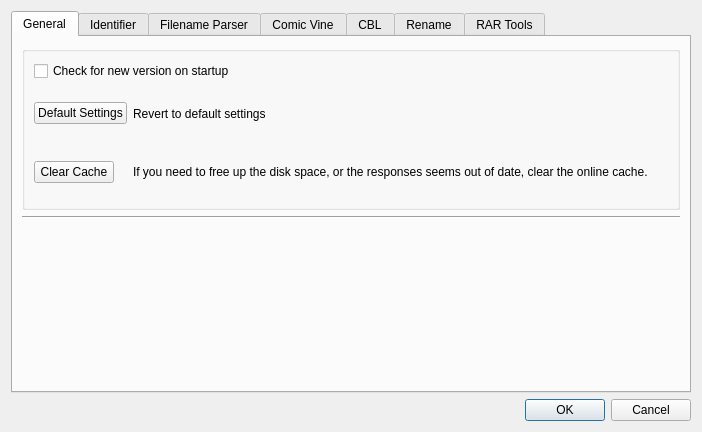
<?xml version="1.0" encoding="UTF-8"?>
<ui version="4.0">
 <class>dialogCreditEditor</class>
 <widget class="QDialog" name="dialogCreditEditor">
  <property name="geometry">
   <rect>
    <x>0</x>
    <y>0</y>
    <width>702</width>
    <height>432</height>
   </rect>
  </property>
  <property name="windowTitle">
   <string>Settings</string>
  </property>
  <property name="sizeGripEnabled">
   <bool>false</bool>
  </property>
  <layout class="QGridLayout" name="gridLayout_2">
   <item row="0" column="0">
    <layout class="QVBoxLayout" name="verticalLayout">
     <item>
      <widget class="QTabWidget" name="tabWidget">
       <property name="sizePolicy">
        <sizepolicy hsizetype="Expanding" vsizetype="Preferred">
         <horstretch>0</horstretch>
         <verstretch>0</verstretch>
        </sizepolicy>
       </property>
       <property name="currentIndex">
        <number>0</number>
       </property>
       <widget class="QWidget" name="tab">
        <attribute name="title">
         <string>General</string>
        </attribute>
        <layout class="QVBoxLayout" name="verticalLayout_2">
         <item>
          <widget class="QGroupBox" name="grpBoxBtns">
           <property name="title">
            <string/>
           </property>
           <layout class="QGridLayout" name="gridLayout_4">
            <item row="1" column="0">
             <widget class="QPushButton" name="btnResetSettings">
              <property name="sizePolicy">
               <sizepolicy hsizetype="Maximum" vsizetype="Fixed">
                <horstretch>0</horstretch>
                <verstretch>0</verstretch>
               </sizepolicy>
              </property>
              <property name="text">
               <string>Default Settings</string>
              </property>
             </widget>
            </item>
            <item row="1" column="1">
             <widget class="QLabel" name="lblDefaultSettings">
              <property name="sizePolicy">
               <sizepolicy hsizetype="Expanding" vsizetype="Expanding">
                <horstretch>0</horstretch>
                <verstretch>0</verstretch>
               </sizepolicy>
              </property>
              <property name="text">
               <string>Revert to default settings</string>
              </property>
              <property name="wordWrap">
               <bool>true</bool>
              </property>
             </widget>
            </item>
            <item row="2" column="0">
             <widget class="QPushButton" name="btnClearCache">
              <property name="sizePolicy">
               <sizepolicy hsizetype="Maximum" vsizetype="Fixed">
                <horstretch>0</horstretch>
                <verstretch>0</verstretch>
               </sizepolicy>
              </property>
              <property name="text">
               <string>Clear Cache</string>
              </property>
             </widget>
            </item>
            <item row="2" column="1">
             <widget class="QLabel" name="label_2">
              <property name="sizePolicy">
               <sizepolicy hsizetype="Expanding" vsizetype="Expanding">
                <horstretch>0</horstretch>
                <verstretch>0</verstretch>
               </sizepolicy>
              </property>
              <property name="text">
               <string>If you need to free up the disk space, or the responses seems out of date, clear the online cache.</string>
              </property>
              <property name="wordWrap">
               <bool>true</bool>
              </property>
             </widget>
            </item>
            <item row="0" column="0" colspan="2">
             <widget class="QCheckBox" name="cbxCheckForNewVersion">
              <property name="text">
               <string>Check for new version on startup</string>
              </property>
             </widget>
            </item>
           </layout>
          </widget>
         </item>
         <item>
          <widget class="Line" name="line_3">
           <property name="orientation">
            <enum>Qt::Horizontal</enum>
           </property>
          </widget>
         </item>
         <item>
          <spacer name="verticalSpacer">
           <property name="orientation">
            <enum>Qt::Vertical</enum>
           </property>
           <property name="sizeHint" stdset="0">
            <size>
             <width>20</width>
             <height>40</height>
            </size>
           </property>
          </spacer>
         </item>
        </layout>
       </widget>
       <widget class="QWidget" name="tab_2">
        <attribute name="title">
         <string>Identifier</string>
        </attribute>
        <layout class="QGridLayout" name="gridLayout_3">
         <item row="0" column="0">
          <widget class="QLabel" name="label_5">
           <property name="text">
            <string>&lt;html&gt;&lt;head/&gt;&lt;body&gt;&lt;p&gt;These settings are for the automatic issue identifier which searches online for matches. They will not affect &amp;quot;manual&amp;quot; searching.&lt;/p&gt;&lt;p&gt;Hover the mouse over an entry field for more info.&lt;/p&gt;&lt;/body&gt;&lt;/html&gt;</string>
           </property>
           <property name="wordWrap">
            <bool>true</bool>
           </property>
          </widget>
         </item>
         <item row="1" column="0">
          <widget class="Line" name="line_2">
           <property name="orientation">
            <enum>Qt::Horizontal</enum>
           </property>
          </widget>
         </item>
         <item row="2" column="0">
          <layout class="QFormLayout" name="formLayout_2">
           <property name="fieldGrowthPolicy">
            <enum>QFormLayout::AllNonFixedFieldsGrow</enum>
           </property>
           <item row="0" column="0">
            <widget class="QLabel" name="label_3">
             <property name="toolTip">
              <string/>
             </property>
             <property name="text">
              <string>Default Name Length Match Tolerance:</string>
             </property>
            </widget>
           </item>
           <item row="0" column="1">
            <widget class="QLineEdit" name="leNameLengthDeltaThresh">
             <property name="sizePolicy">
              <sizepolicy hsizetype="Maximum" vsizetype="Fixed">
               <horstretch>0</horstretch>
               <verstretch>0</verstretch>
              </sizepolicy>
             </property>
             <property name="maximumSize">
              <size>
               <width>50</width>
               <height>16777215</height>
              </size>
             </property>
             <property name="toolTip">
              <string/>
             </property>
            </widget>
           </item>
           <item row="1" column="0">
            <widget class="QLabel" name="label_4">
             <property name="text">
              <string>Publisher Blacklist:</string>
             </property>
            </widget>
           </item>
           <item row="1" column="1">
            <widget class="QPlainTextEdit" name="tePublisherBlacklist">
             <property name="sizePolicy">
              <sizepolicy hsizetype="Expanding" vsizetype="Expanding">
               <horstretch>0</horstretch>
               <verstretch>0</verstretch>
              </sizepolicy>
             </property>
            </widget>
           </item>
          </layout>
         </item>
        </layout>
       </widget>
       <widget class="QWidget" name="tab_6">
        <attribute name="title">
         <string>Filename Parser</string>
        </attribute>
        <widget class="QCheckBox" name="cbxParseScanInfo">
         <property name="geometry">
          <rect>
           <x>30</x>
           <y>30</y>
           <width>421</width>
           <height>25</height>
          </rect>
         </property>
         <property name="text">
          <string>Parse Scan Info From Filename (Experimental)</string>
         </property>
        </widget>
       </widget>
       <widget class="QWidget" name="tab_3">
        <attribute name="title">
         <string>Comic Vine</string>
        </attribute>
        <layout class="QVBoxLayout" name="verticalLayout_4">
         <item>
          <widget class="QGroupBox" name="grpBoxCVTop">
           <property name="sizePolicy">
            <sizepolicy hsizetype="Preferred" vsizetype="Preferred">
             <horstretch>0</horstretch>
             <verstretch>0</verstretch>
            </sizepolicy>
           </property>
           <layout class="QVBoxLayout" name="verticalLayout_5">
            <item>
             <layout class="QVBoxLayout" name="verticalLayout_3">
              <item>
               <widget class="QCheckBox" name="cbxUseSeriesStartAsVolume">
                <property name="text">
                 <string>Use Series Start Date as Volume</string>
                </property>
               </widget>
              </item>
              <item>
               <widget class="QCheckBox" name="cbxClearFormBeforePopulating">
                <property name="text">
                 <string>Clear Form Before Importing Comic Vine data</string>
                </property>
               </widget>
              </item>
              <item>
               <widget class="QCheckBox" name="cbxRemoveHtmlTables">
                <property name="text">
                 <string>Remove HTML tables from CV summary field</string>
                </property>
               </widget>
              </item>
              <item>
               <widget class="QCheckBox" name="cbxTransformCVPublisherImprint">
                <property name="text">
                 <string>Transform CV Imprint as Publisher to Publisher/Imprint fields</string>
                </property>
               </widget>
              </item>
             </layout>
            </item>
           </layout>
          </widget>
         </item>
         <item>
          <widget class="Line" name="line_4">
           <property name="sizePolicy">
            <sizepolicy hsizetype="Expanding" vsizetype="Fixed">
             <horstretch>0</horstretch>
             <verstretch>0</verstretch>
            </sizepolicy>
           </property>
           <property name="orientation">
            <enum>Qt::Horizontal</enum>
           </property>
          </widget>
         </item>
         <item>
          <widget class="QGroupBox" name="grpBoxKey">
           <property name="sizePolicy">
            <sizepolicy hsizetype="Preferred" vsizetype="Preferred">
             <horstretch>0</horstretch>
             <verstretch>0</verstretch>
            </sizepolicy>
           </property>
           <layout class="QGridLayout" name="gridLayout_8">
            <item row="1" column="1">
             <widget class="QLineEdit" name="leKey">
              <property name="sizePolicy">
               <sizepolicy hsizetype="MinimumExpanding" vsizetype="Maximum">
                <horstretch>0</horstretch>
                <verstretch>0</verstretch>
               </sizepolicy>
              </property>
              <property name="readOnly">
               <bool>false</bool>
              </property>
             </widget>
            </item>
            <item row="1" column="0">
             <widget class="QLabel" name="label_8">
              <property name="sizePolicy">
               <sizepolicy hsizetype="Preferred" vsizetype="Preferred">
                <horstretch>0</horstretch>
                <verstretch>0</verstretch>
               </sizepolicy>
              </property>
              <property name="minimumSize">
               <size>
                <width>120</width>
                <height>0</height>
               </size>
              </property>
              <property name="maximumSize">
               <size>
                <width>200</width>
                <height>16777215</height>
               </size>
              </property>
              <property name="text">
               <string>Comic Vine API Key</string>
              </property>
             </widget>
            </item>
            <item row="0" column="0" colspan="3">
             <widget class="QLabel" name="lblKeyHelp">
              <property name="sizePolicy">
               <sizepolicy hsizetype="Expanding" vsizetype="MinimumExpanding">
                <horstretch>0</horstretch>
                <verstretch>0</verstretch>
               </sizepolicy>
              </property>
              <property name="text">
               <string>&lt;html&gt;&lt;head/&gt;&lt;body&gt;&lt;p&gt;A personal API key from &lt;a href=&quot;http://www.comicvine.com/api/&quot;&gt;&lt;span style=&quot; text-decoration: underline; color:#0000ff;&quot;&gt;Comic Vine&lt;/span&gt;&lt;/a&gt; is recommended in order to search for tag data. Login (or create a new account) there to get your key, and enter it below.&lt;/p&gt;&lt;/body&gt;&lt;/html&gt;</string>
              </property>
              <property name="textFormat">
               <enum>Qt::RichText</enum>
              </property>
              <property name="alignment">
               <set>Qt::AlignBottom|Qt::AlignLeading|Qt::AlignLeft</set>
              </property>
              <property name="wordWrap">
               <bool>true</bool>
              </property>
              <property name="openExternalLinks">
               <bool>true</bool>
              </property>
              <property name="textInteractionFlags">
               <set>Qt::LinksAccessibleByKeyboard|Qt::LinksAccessibleByMouse</set>
              </property>
             </widget>
            </item>
            <item row="1" column="2">
             <widget class="QPushButton" name="btnTestKey">
              <property name="text">
               <string>Test Key</string>
              </property>
             </widget>
            </item>
           </layout>
          </widget>
         </item>
         <item>
          <spacer name="verticalSpacer_3">
           <property name="orientation">
            <enum>Qt::Vertical</enum>
           </property>
           <property name="sizeHint" stdset="0">
            <size>
             <width>20</width>
             <height>40</height>
            </size>
           </property>
          </spacer>
         </item>
        </layout>
       </widget>
       <widget class="QWidget" name="tab_4">
        <attribute name="title">
         <string>CBL</string>
        </attribute>
        <layout class="QGridLayout" name="gridLayout_6">
         <item row="0" column="0">
          <widget class="QCheckBox" name="cbxApplyCBLTransformOnCVIMport">
           <property name="text">
            <string>Apply CBL Transforms on ComicVine Import</string>
           </property>
          </widget>
         </item>
         <item row="1" column="0">
          <widget class="QCheckBox" name="cbxApplyCBLTransformOnBatchOperation">
           <property name="text">
            <string>Apply CBL Transforms on Batch Copy Operations to CBL Tags</string>
           </property>
          </widget>
         </item>
         <item row="3" column="0">
          <widget class="QGroupBox" name="groupBox">
           <property name="sizePolicy">
            <sizepolicy hsizetype="Preferred" vsizetype="MinimumExpanding">
             <horstretch>0</horstretch>
             <verstretch>0</verstretch>
            </sizepolicy>
           </property>
           <property name="title">
            <string>CBL Transforms</string>
           </property>
           <widget class="QWidget" name="layoutWidget">
            <property name="geometry">
             <rect>
              <x>11</x>
              <y>21</y>
              <width>251</width>
              <height>199</height>
             </rect>
            </property>
            <layout class="QGridLayout" name="gridLayout_7">
             <item row="3" column="0">
              <widget class="QCheckBox" name="cbxCopyLocationsToTags">
               <property name="text">
                <string>Copy Locations to Generic Tags</string>
               </property>
              </widget>
             </item>
             <item row="0" column="0">
              <widget class="QCheckBox" name="cbxAssumeLoneCreditIsPrimary">
               <property name="text">
                <string>Assume Lone Credit Is Primary</string>
               </property>
              </widget>
             </item>
             <item row="1" column="0">
              <widget class="QCheckBox" name="cbxCopyCharactersToTags">
               <property name="text">
                <string>Copy Characters to Generic Tags</string>
               </property>
              </widget>
             </item>
             <item row="2" column="0">
              <widget class="QCheckBox" name="cbxCopyTeamsToTags">
               <property name="text">
                <string>Copy Teams to Generic Tags</string>
               </property>
              </widget>
             </item>
             <item row="5" column="0">
              <widget class="QCheckBox" name="cbxCopyNotesToComments">
               <property name="text">
                <string>Copy Notes to Comments</string>
               </property>
              </widget>
             </item>
             <item row="6" column="0">
              <widget class="QCheckBox" name="cbxCopyWebLinkToComments">
               <property name="text">
                <string>Copy Web Link to Comments</string>
               </property>
              </widget>
             </item>
             <item row="4" column="0">
              <widget class="QCheckBox" name="cbxCopyStoryArcsToTags">
               <property name="text">
                <string>Copy Story Arcs to Generic Tags</string>
               </property>
              </widget>
             </item>
            </layout>
           </widget>
          </widget>
         </item>
         <item row="2" column="0">
          <spacer name="verticalSpacer_2">
           <property name="orientation">
            <enum>Qt::Vertical</enum>
           </property>
           <property name="sizeType">
            <enum>QSizePolicy::Fixed</enum>
           </property>
           <property name="sizeHint" stdset="0">
            <size>
             <width>20</width>
             <height>10</height>
            </size>
           </property>
          </spacer>
         </item>
        </layout>
       </widget>
       <widget class="QWidget" name="tab_5">
        <attribute name="title">
         <string>Rename</string>
        </attribute>
        <layout class="QGridLayout" name="gridLayout_5">
         <item row="0" column="0">
          <layout class="QFormLayout" name="formLayout_3">
           <property name="fieldGrowthPolicy">
            <enum>QFormLayout::AllNonFixedFieldsGrow</enum>
           </property>
           <item row="1" column="0">
            <widget class="QLabel" name="label">
             <property name="text">
              <string>Template:</string>
             </property>
            </widget>
           </item>
           <item row="1" column="1">
            <widget class="QLineEdit" name="leRenameTemplate">
             <property name="toolTip">
              <string>&lt;html&gt;&lt;head/&gt;&lt;body&gt;&lt;p&gt;The template for the new filename. Accepts the following variables:&lt;/p&gt;&lt;p&gt;%series%&lt;br/&gt;%issue%&lt;br/&gt;%volume%&lt;br/&gt;%issuecount%&lt;br/&gt;%year%&lt;br/&gt;%month%&lt;br/&gt;%month_name%&lt;br/&gt;%publisher%&lt;br/&gt;%title%&lt;br/&gt;
%genre%&lt;br/&gt;
%language_code%&lt;br/&gt;
%criticalrating%&lt;br/&gt;
%alternateseries%&lt;br/&gt;
%alternatenumber%&lt;br/&gt;
%alternatecount%&lt;br/&gt;
%imprint%&lt;br/&gt;
%format%&lt;br/&gt;
%maturityrating%&lt;br/&gt;
%storyarc%&lt;br/&gt;
%seriesgroup%&lt;br/&gt;
%scaninfo%
&lt;/p&gt;&lt;p&gt;Examples:&lt;/p&gt;&lt;p&gt;&lt;span style=&quot; font-style:italic;&quot;&gt;%series% %issue% (%year%)&lt;/span&gt;&lt;br/&gt;&lt;span style=&quot; font-style:italic;&quot;&gt;%series% #%issue% - %title%&lt;/span&gt;&lt;/p&gt;&lt;/body&gt;&lt;/html&gt;</string>
             </property>
            </widget>
           </item>
           <item row="2" column="0">
            <widget class="QLabel" name="label_6">
             <property name="text">
              <string>Issue # Zero Padding</string>
             </property>
            </widget>
           </item>
           <item row="2" column="1">
            <widget class="QLineEdit" name="leIssueNumPadding">
             <property name="sizePolicy">
              <sizepolicy hsizetype="Maximum" vsizetype="Fixed">
               <horstretch>0</horstretch>
               <verstretch>0</verstretch>
              </sizepolicy>
             </property>
             <property name="maximumSize">
              <size>
               <width>50</width>
               <height>16777215</height>
              </size>
             </property>
             <property name="toolTip">
              <string>&lt;html&gt;&lt;head/&gt;&lt;body&gt;&lt;p&gt;&lt;span style=&quot; font-weight:600;&quot;&gt;Issue # Zero Padding&lt;/span&gt; dictates if the issue number should be padded on left with zeros.  A value of 2, for example, means that the number will always be at least two digits.&lt;/p&gt;&lt;/body&gt;&lt;/html&gt;</string>
             </property>
            </widget>
           </item>
           <item row="3" column="0" colspan="2">
            <widget class="QCheckBox" name="cbxSmartCleanup">
             <property name="toolTip">
              <string>&lt;html&gt;&lt;head/&gt;&lt;body&gt;&lt;p&gt;&lt;span style=&quot; font-weight:600;&quot;&gt;&amp;quot;Smart Text Cleanup&amp;quot; &lt;/span&gt;will attempt to clean up the new filename if there are missing fields from the template.  For example, removing empty braces, repeated spaces and dashes, and more.  Experimental feature.&lt;/p&gt;&lt;/body&gt;&lt;/html&gt;</string>
             </property>
             <property name="text">
              <string>Use Smart Text Cleanup (Experimental)</string>
             </property>
            </widget>
           </item>
           <item row="4" column="0" colspan="2">
            <widget class="QCheckBox" name="cbxChangeExtension">
             <property name="text">
              <string>Change Extension Based On Archive Type</string>
             </property>
            </widget>
           </item>
          </layout>
         </item>
        </layout>
       </widget>
       <widget class="QWidget" name="tab_7">
        <attribute name="title">
         <string>RAR Tools</string>
        </attribute>
        <layout class="QVBoxLayout" name="verticalLayout_2">
         <item>
          <widget class="QGroupBox" name="grpBoxRar">
           <layout class="QGridLayout" name="gridLayout">
            <item row="1" column="0">
             <widget class="QLabel" name="label_7">
              <property name="sizePolicy">
               <sizepolicy hsizetype="Preferred" vsizetype="Preferred">
                <horstretch>0</horstretch>
                <verstretch>0</verstretch>
               </sizepolicy>
              </property>
              <property name="minimumSize">
               <size>
                <width>120</width>
                <height>0</height>
               </size>
              </property>
              <property name="maximumSize">
               <size>
                <width>200</width>
                <height>16777215</height>
               </size>
              </property>
              <property name="text">
               <string>RAR program</string>
              </property>
             </widget>
            </item>
            <item row="1" column="1">
             <widget class="QLineEdit" name="leRarExePath">
              <property name="sizePolicy">
               <sizepolicy hsizetype="Expanding" vsizetype="Maximum">
                <horstretch>0</horstretch>
                <verstretch>0</verstretch>
               </sizepolicy>
              </property>
              <property name="readOnly">
               <bool>true</bool>
              </property>
             </widget>
            </item>
            <item row="1" column="2">
             <widget class="QPushButton" name="btnBrowseRar">
              <property name="sizePolicy">
               <sizepolicy hsizetype="Minimum" vsizetype="Maximum">
                <horstretch>0</horstretch>
                <verstretch>0</verstretch>
               </sizepolicy>
              </property>
              <property name="text">
               <string>...</string>
              </property>
             </widget>
            </item>
            <item row="0" column="0" colspan="3">
             <widget class="QLabel" name="lblRarHelp">
              <property name="sizePolicy">
               <sizepolicy hsizetype="Preferred" vsizetype="Minimum">
                <horstretch>0</horstretch>
                <verstretch>0</verstretch>
               </sizepolicy>
              </property>
              <property name="text">
               <string>&lt;html&gt;&lt;head/&gt;&lt;body&gt;&lt;p&gt;In order to write to CBR/RAR archives, you will need to have the shareware tools from &lt;a href=&quot;www.win-rar.com/download.html&quot;&gt;&lt;span style=&quot; text-decoration: underline; color:#0000ff;&quot;&gt;WinRAR&lt;/span&gt;&lt;/a&gt; installed. &lt;/p&gt;&lt;/body&gt;&lt;/html&gt;</string>
              </property>
              <property name="textFormat">
               <enum>Qt::RichText</enum>
              </property>
              <property name="alignment">
               <set>Qt::AlignBottom|Qt::AlignLeading|Qt::AlignLeft</set>
              </property>
              <property name="wordWrap">
               <bool>true</bool>
              </property>
              <property name="openExternalLinks">
               <bool>true</bool>
              </property>
              <property name="textInteractionFlags">
               <set>Qt::LinksAccessibleByKeyboard|Qt::LinksAccessibleByMouse</set>
              </property>
             </widget>
            </item>
           </layout>
          </widget>
         </item>
         <item>
          <spacer name="verticalSpacer">
           <property name="orientation">
            <enum>Qt::Vertical</enum>
           </property>
           <property name="sizeHint" stdset="0">
            <size>
             <width>20</width>
             <height>40</height>
            </size>
           </property>
          </spacer>
         </item>
        </layout>
       </widget>
      </widget>
     </item>
     <item>
      <widget class="QDialogButtonBox" name="buttonBox">
       <property name="orientation">
        <enum>Qt::Horizontal</enum>
       </property>
       <property name="standardButtons">
        <set>QDialogButtonBox::Cancel|QDialogButtonBox::Ok</set>
       </property>
      </widget>
     </item>
    </layout>
   </item>
  </layout>
 </widget>
 <resources/>
 <connections>
  <connection>
   <sender>buttonBox</sender>
   <signal>accepted()</signal>
   <receiver>dialogCreditEditor</receiver>
   <slot>accept()</slot>
   <hints>
    <hint type="sourcelabel">
     <x>248</x>
     <y>254</y>
    </hint>
    <hint type="destinationlabel">
     <x>157</x>
     <y>274</y>
    </hint>
   </hints>
  </connection>
  <connection>
   <sender>buttonBox</sender>
   <signal>rejected()</signal>
   <receiver>dialogCreditEditor</receiver>
   <slot>reject()</slot>
   <hints>
    <hint type="sourcelabel">
     <x>316</x>
     <y>260</y>
    </hint>
    <hint type="destinationlabel">
     <x>286</x>
     <y>274</y>
    </hint>
   </hints>
  </connection>
 </connections>
</ui>
